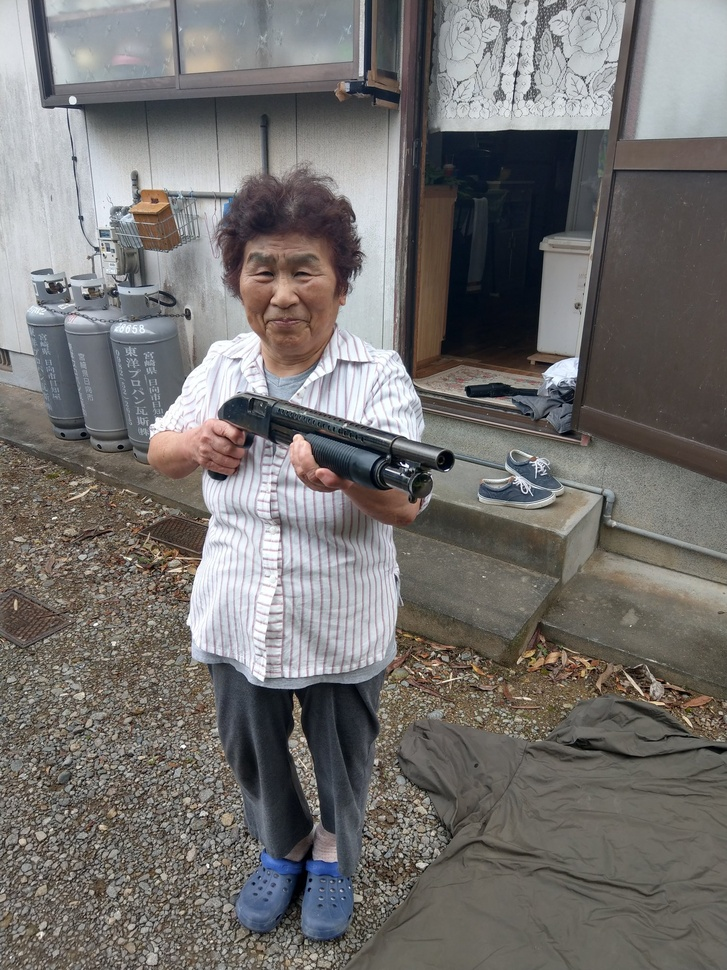
#> input picture image/grandma3.jpeg, 727 x 970 px, shrunk from 1536 x 2048 before the run, found by its file name
$ python homework1_draw_histogram.py
#> lines starting #> are read from the running program, lines starting #| are printed output that depends on the picture
import cv2 as cv
import matplotlib.pyplot as plt

img=cv.imread('./image/grandma3.jpeg')
#> img is the input picture: shape (970, 727, 3); mean B, G, R 111.1, 113, 115.7

#CV2를 활용한 히스토그램 계산
#히스토그램을 통해 각 화소마다 빈도수를 계산해서 시각화
#첫번째 인수 : img위치
#두번째 인수 : 채널 번호
#세번째 인수 : mask(히스토그램을 구할 영역, 현재 None으로 전체 영역)
#네번째 인수 : 히스토그램 빈도수 계산 범위
#다섯번째 인수 : 세어볼 명암 값의 범위
# h_r=cv.calcHist([img],[2],None,[256],[0,256])
# h_g=cv.calcHist([img],[1],None,[256],[0,256])
# h_b=cv.calcHist([img],[0],None,[256],[0,256])

h_r = [0]*256
h_g = [0]*256
h_b = [0]*256

height, width, channel=img.shape
#> height = 970; width = 727; channel = 3

for r in range(height):
    for c in range(width):
        r = img[r, c, 2]
        g = img[r, c, 1]
        b = img[r, c, 0]

        h_r[r] += 1
        h_g[g] += 1
        h_b[b] += 1
#> after the loop, h_b = 256 values, max 14550 at index 75, min 0 at index 0, mean 2754.6; h_g = 256 values, max 18430 at index 74, min 0 at index 0, mean 2754.6; h_r = 256 values, max 12614 at index 76, min 0 at index 0, mean 2754.6

plt.figure(figsize=(10,5))

#plot -> matplotlib 라이브러리를 통해 그래프 그리기
plt.plot(h_r,color='r',label='Red',linewidth=1)
plt.plot(h_g,color='g',label='Green',linewidth=1)
plt.plot(h_b,color='b',label='Blue',linewidth=1)
plt.legend() #범례 표시
plt.show()
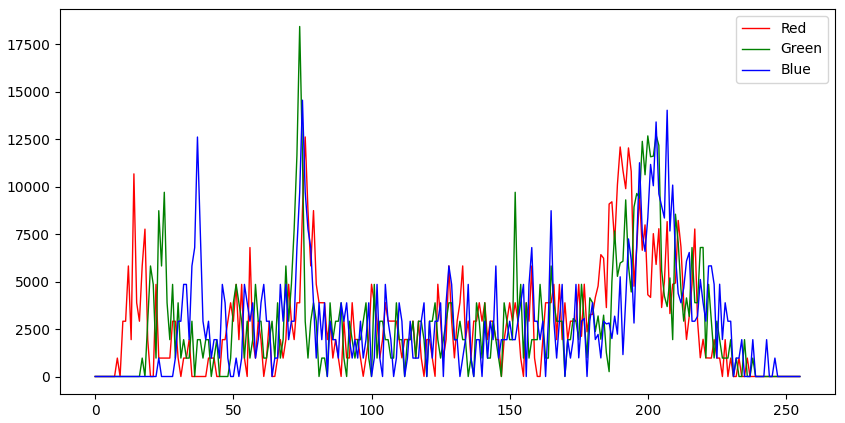
#> figure drawn by matplotlib, 1 panel; curve peaks at x = 76, y = 12614; curve peaks at x = 74, y = 18430; curve peaks at x = 75, y = 14550

$ run again, with image/grandma1.jpeg copied over image/grandma3.jpeg
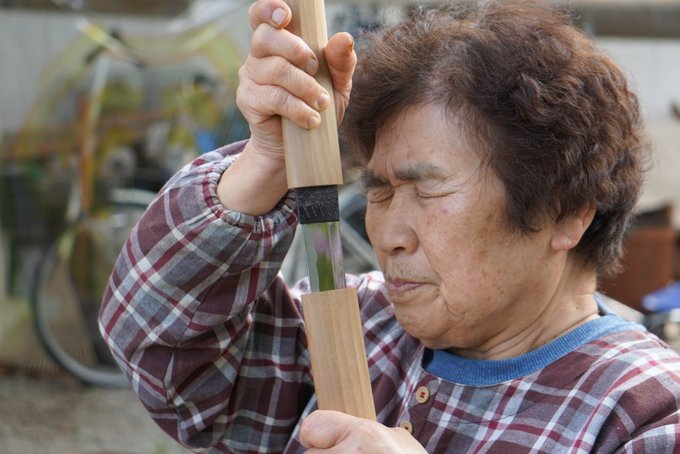
#> input picture image/grandma1.jpeg, 680 x 454 px, found by its file name
#> img is the input picture: shape (454, 680, 3); mean B, G, R 101.1, 105.9, 119.8
#> after the loop `for r in range(height):`: h_b = 256 values, max 6356 at index 173, min 0 at index 0, mean 1205.9; h_g = 256 values, max 6460 at index 101, min 0 at index 0, mean 1205.9; h_r = 256 values, max 6810 at index 188, min 0 at index 0, mean 1205.9
#> `plt.show()`:
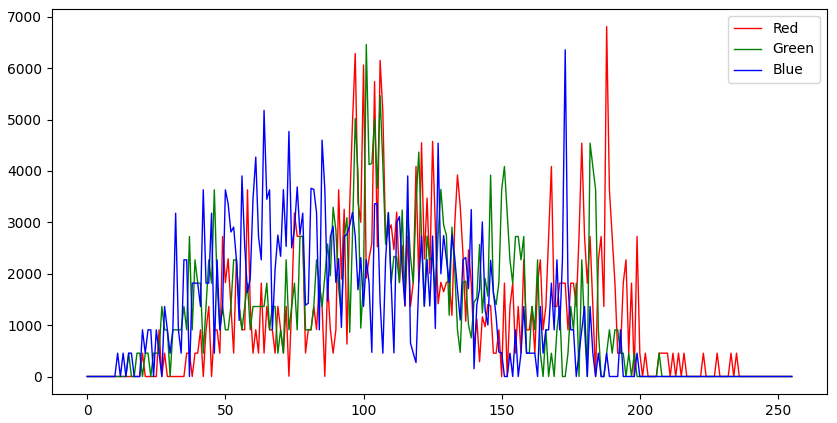
#> figure drawn by matplotlib, 1 panel; curve peaks at x = 188, y = 6810; curve peaks at x = 101, y = 6460; curve peaks at x = 173, y = 6356

$ run again, with image/grandma2.jpeg copied over image/grandma3.jpeg
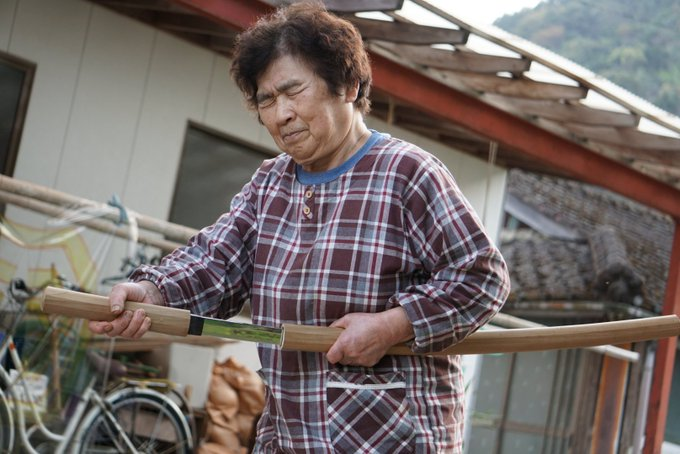
#> input picture image/grandma2.jpeg, 680 x 454 px, found by its file name
#> img is the input picture: shape (454, 680, 3); mean B, G, R 103.7, 107, 116.8
#> after the loop `for r in range(height):`: h_b = 256 values, max 7264 at index 172, min 0 at index 0, mean 1205.9; h_g = 256 values, max 5448 at index 172, min 0 at index 0, mean 1205.9; h_r = 256 values, max 6811 at index 127, min 0 at index 0, mean 1205.9
#> `plt.show()`:
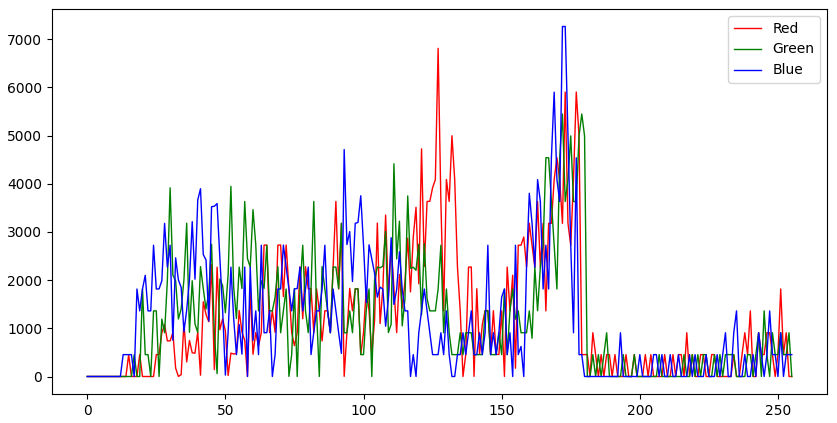
#> figure drawn by matplotlib, 1 panel; curve peaks at x = 127, y = 6811; curve peaks at x = 172, y = 5448; curve peaks at x = 172, y = 7264

$ run again, with image/grandma4.jpeg copied over image/grandma3.jpeg
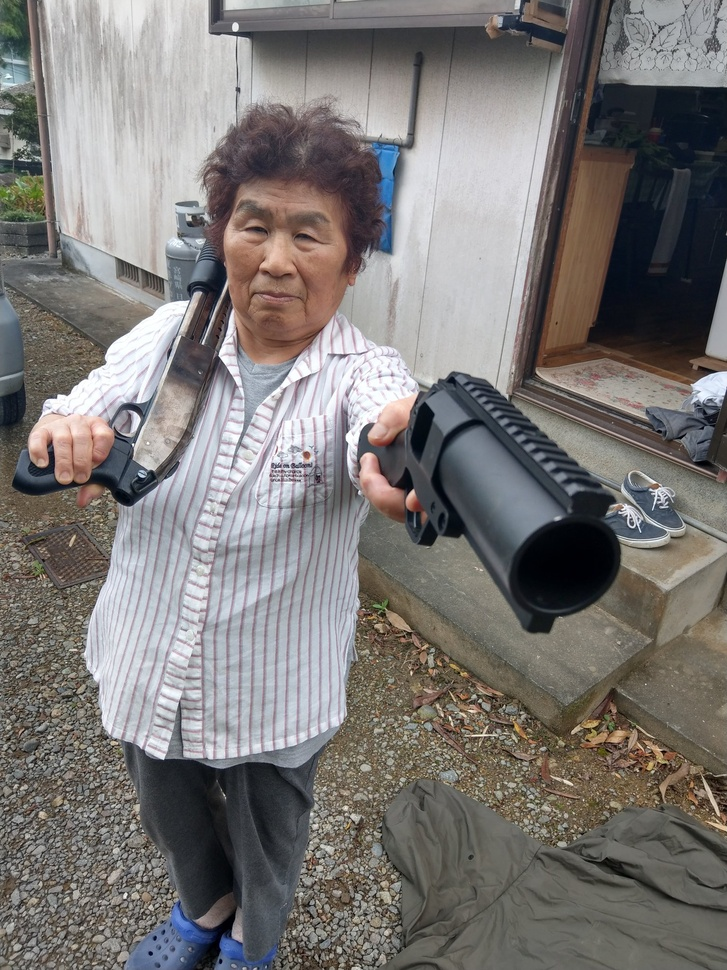
#> input picture image/grandma4.jpeg, 727 x 970 px, shrunk from 1536 x 2048 before the run, found by its file name
#> img is the input picture: shape (970, 727, 3); mean B, G, R 117, 119, 122.4
#> after the loop `for r in range(height):`: h_b = 256 values, max 18317 at index 214, min 0 at index 0, mean 2754.6; h_g = 256 values, max 20575 at index 212, min 0 at index 0, mean 2754.6; h_r = 256 values, max 24259 at index 208, min 0 at index 0, mean 2754.6
#> `plt.show()`:
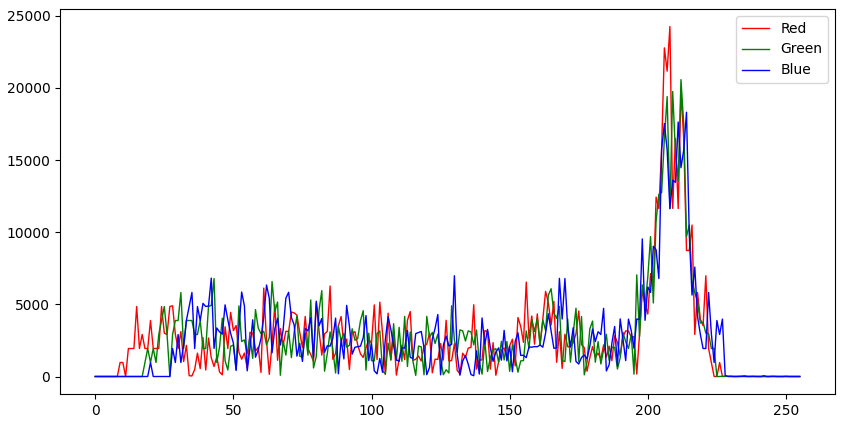
#> figure drawn by matplotlib, 1 panel; curve peaks at x = 208, y = 24259; curve peaks at x = 212, y = 20575; curve peaks at x = 214, y = 18317
